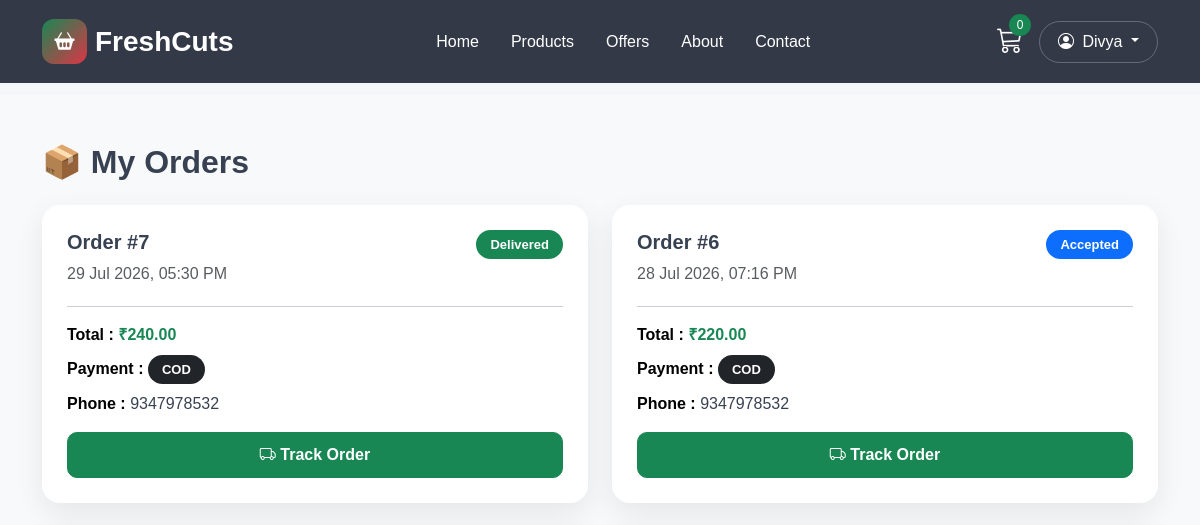
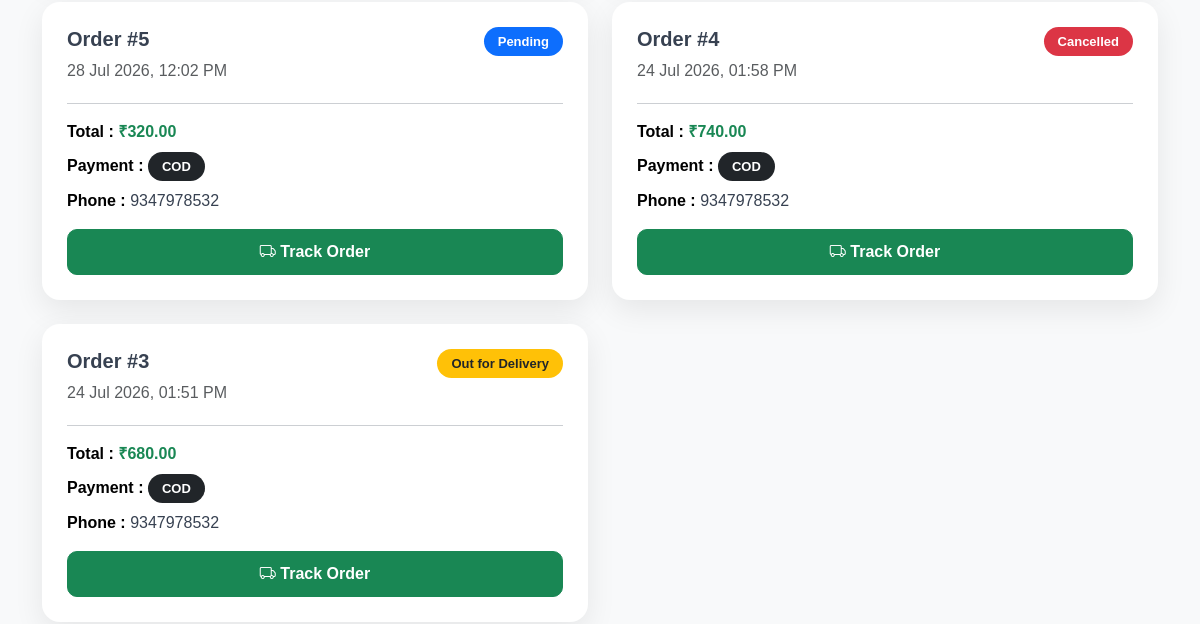
Page /orders/my-orders/ (signed in, upper part) on the earlier database version (2 pictures, top to bottom).
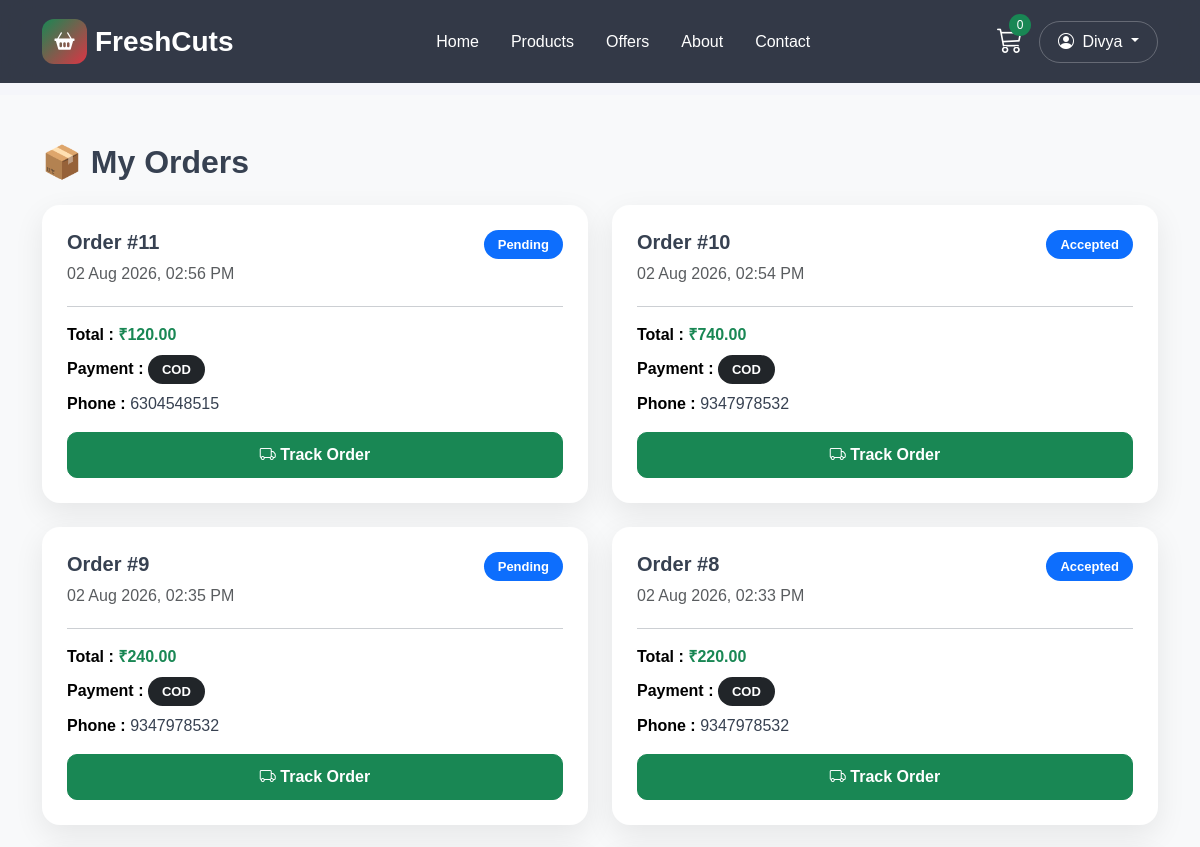
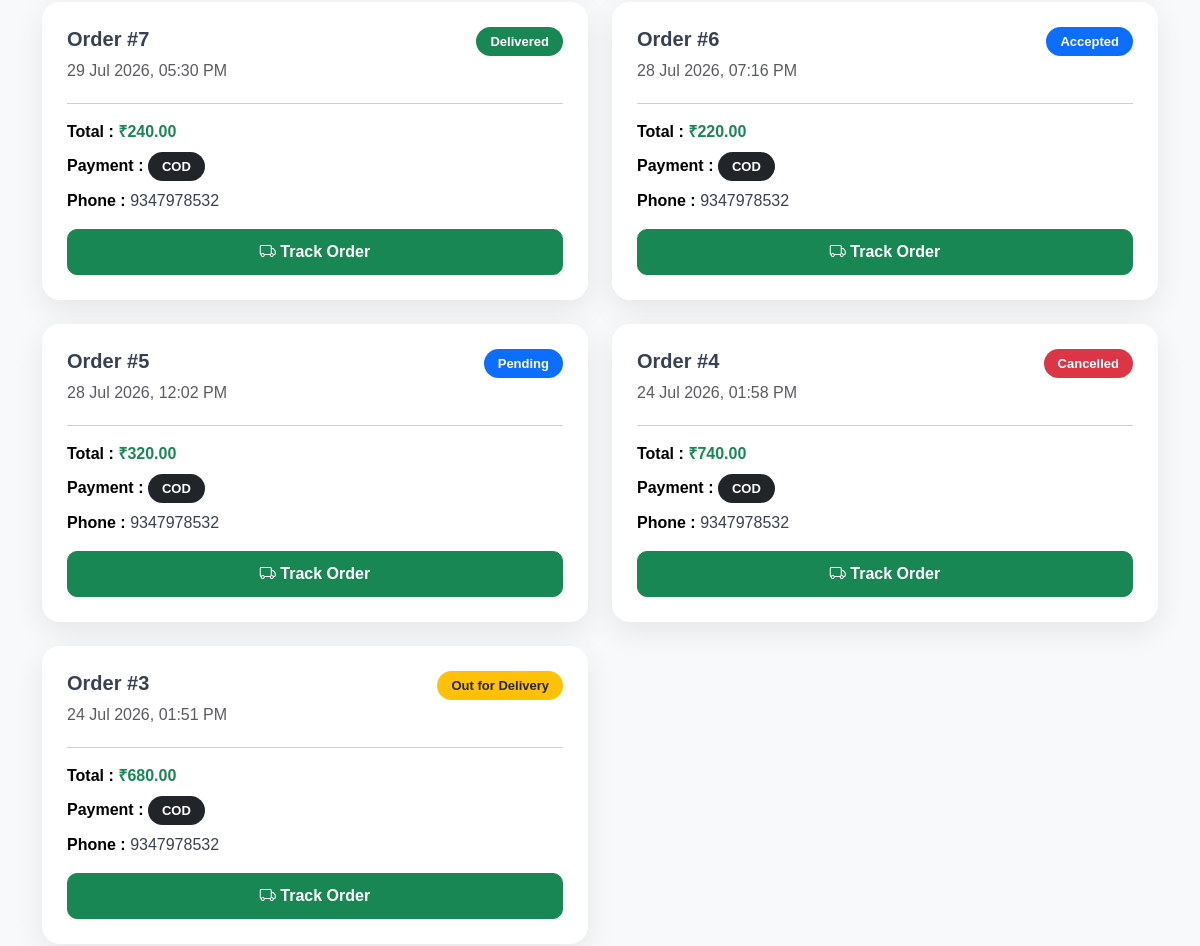
Same page on the later database version (2 pictures, top to bottom).
### orders/models.py (models this page shows, shortened)
class Order(models.Model):
    STATUS = [
        ("Pending", "Pending"),
        ("Accepted", "Accepted"),
        ("Preparing", "Preparing"),
        ("Out for Delivery", "Out for Delivery"),
        ("Delivered", "Delivered"),
        ("Cancelled", "Cancelled"),
    ]
    PAYMENT_CHOICES = [
        ("COD", "Cash On Delivery"),
        ("UPI", "UPI"),
    ]
    customer = models.ForeignKey(
        settings.AUTH_USER_MODEL,
        on_delete=models.CASCADE,
        related_name="orders"
    )
    worker = models.ForeignKey(
        settings.AUTH_USER_MODEL,
        on_delete=models.SET_NULL,
        null=True,
        blank=True,
        related_name="assigned_orders"
    )
    delivery_slot = models.ForeignKey(
        DeliverySlot,
        on_delete=models.SET_NULL,
        null=True,
        blank=True
    )
    total = models.DecimalField(
        max_digits=10,
        decimal_places=2,
        default=0
    )
    status = models.CharField(
        max_length=30,
        choices=STATUS,
        default="Pending"
    )
    payment_method = models.CharField(
        max_length=20,
        choices=PAYMENT_CHOICES,
        default="COD"
    )
    address = models.TextField()
    phone = models.CharField(max_length=15)
    created_at = models.DateTimeField(auto_now_add=True)

### orders/views.py (the view)
@customer_required
def my_orders(request):
    orders = Order.objects.filter(
        customer=request.user
    ).order_by("-created_at")
    return render(
        request,
        "orders/my_orders.html",
        {
            "orders": orders
        }
    )

### orders/cart.py (called while the page is built)
    def total_quantity(self):
        return sum(
            item["quantity"]
            for item in self.cart.values()
        )

    def __len__(self):
        return self.total_quantity()

### orders/context_processors.py (called while the page is built)
def cart(request):
    cart = Cart(request)
    return {
        "cart": cart,
        "cart_count": len(cart),
    }

### orders/templates/orders/my_orders.html (shortened to what this page needs)
{% extends "base.html" %}
{% load static %}
{% block css %}
<link rel="stylesheet" href="{% static 'css/orders.css' %}">
{% endblock %}
{% block content %}
<section class="orders-section py-5">
<div class="container">
<h2 class="fw-bold mb-4">
📦 My Orders
</h2>
{% if orders %}
<div class="row">
{% for order in orders %}
<div class="col-lg-6 mb-4">
<div class="order-card">
<div class="d-flex justify-content-between align-items-start">
<div>
<h5 class="fw-bold">
Order #{{ order.id }}
</h5>
<p class="text-muted mb-1">
{{ order.created_at|date:"d M Y, h:i A" }}
</p>
</div>
<span class="badge
{% if order.status == 'Delivered' %}
bg-success
{% elif order.status == 'Cancelled' %}
bg-danger
{% elif order.status == 'Out for Delivery' %}
bg-warning text-dark
{% else %}
bg-primary
{% endif %}
">
{{ order.status }}
</span>
</div>
<hr>
<div class="mb-2">
<strong>Total :</strong>
<span class="text-success fw-bold">
₹{{ order.total }}
</span>
</div>
<div class="mb-2">
<strong>Payment :</strong>
<span class="badge bg-dark">
{{ order.payment_method }}
</span>
</div>
<div class="mb-3">
<strong>Phone :</strong>
{{ order.phone }}
</div>
<a
href="{% url 'track_order' order.id %}"
class="btn btn-success w-100">
<i class="bi bi-truck"></i>
Track Order
</a>
</div>
</div>
{% endfor %}
</div>
{% endif %}
</div>
</section>
{% endblock %}

Differences in the rows shown:
added Order: id "11", created_at "02 Aug 2026, 02:56 PM", status "Pending", total "120.00", payment_method "COD", phone "6304548515"
added Order: id "10", created_at "02 Aug 2026, 02:54 PM", status "Accepted", total "740.00", payment_method "COD", phone "9347978532"
added Order: id "9", created_at "02 Aug 2026, 02:35 PM", status "Pending", total "240.00", payment_method "COD", phone "9347978532"
added Order: id "8", created_at "02 Aug 2026, 02:33 PM", status "Accepted", total "220.00", payment_method "COD", phone "9347978532"
